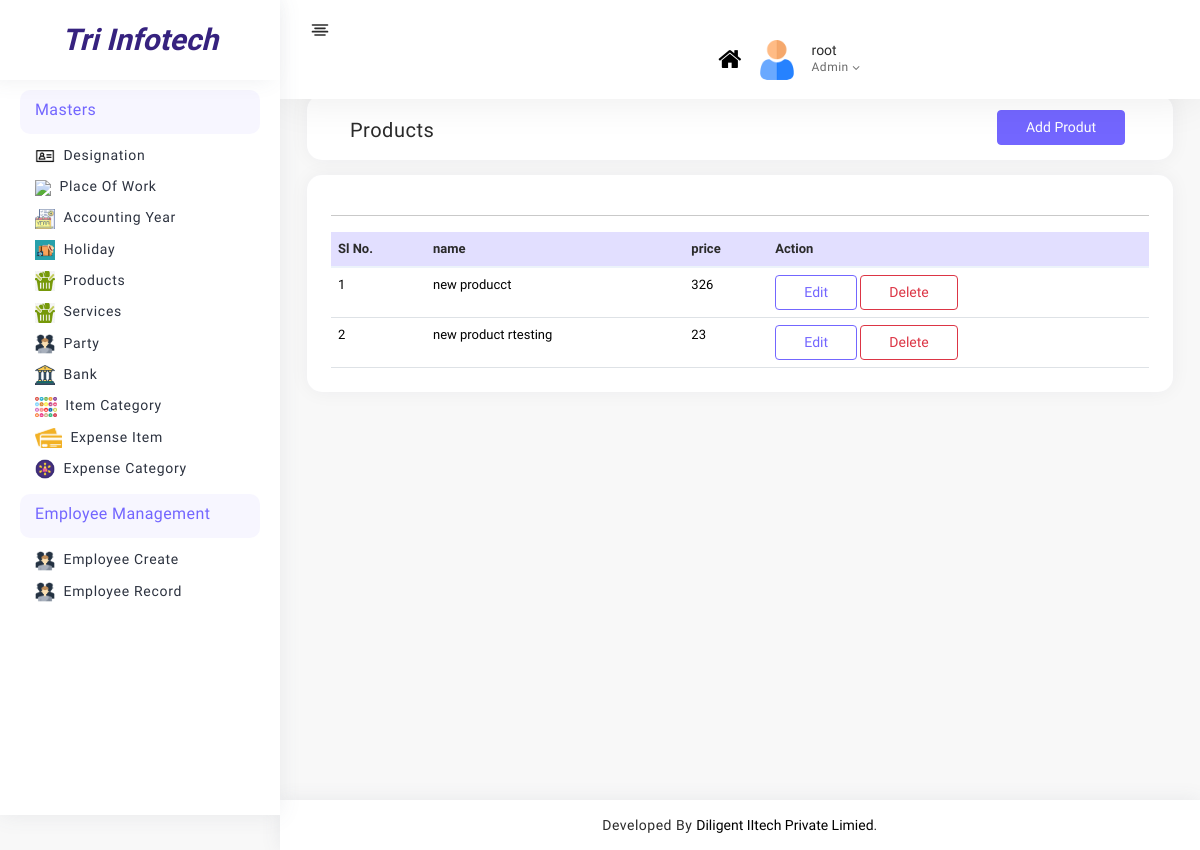
Screenshot of /admin_panel/products/ (signed in) with the database file from the repository.
### admin_panel/models.py (models this page shows, shortened)
class Product(models.Model):
    taxTypes = (
        ('withTax','with Tax'),
        ('withoutTax','without Tax'),
    )
    name = models.CharField(max_length=100)
    category = models.ForeignKey("Category",on_delete=models.CASCADE)
    hsn_code = models.IntegerField()
    product_code = models.CharField(max_length=100)
    sale_price = models.CharField(max_length=100)
    sale_price_type = models.CharField(choices=taxTypes ,max_length=50)
    purchase_price = models.CharField(max_length=100)
    purchase_price_type = models.CharField(choices=taxTypes ,max_length=50)
    purchase_price_tax_rate = models.CharField(choices=gstStatic,max_length=20,null=True,blank=True)
    sale_price_tax_rate = models.CharField(choices=gstStatic,max_length=20,null=True,blank=True)
    opening_stock = models.CharField(max_length=100)
    price_per_unit = models.CharField(max_length=100)
    date = models.DateField(auto_now=False, auto_now_add=False)
    minimum_stock_quantity = models.IntegerField()
    unit = models.IntegerField()

### admin_panel/views.py (the view)
# urls.py: path("products/",views.products,name="products"),
def products(request):
    if request.user.is_staff:
        products = Product.objects.all().order_by("-id")
        return render(request,"masters/arp_items/products.html",{"products":products})
    else:
        return redirect("login")

### admin_panel/templates/masters/arp_items/products.html (shortened to what this page needs)
{% extends 'base.html' %}
{% load static %}
{% block content %}
<div class="page-body">
    <form>
        <div class="container-fluid">
            <div class="card p-3 py-2 project-list">
                <div class="row">
                    <div class="col-md-6">
                        <h5 class="mb-0 mt-2">Products</h5>
                    </div>
                    <div class="col-md-6">
                        <a class="btn btn-primary" href="{% url 'product_add' %}">Add Produt</a>
                    </div>
                </div>
            </div>
            <div class="card rs-mt-10 rs-br-0">
                <div class="card-body p-4 rs-p-0">
                    <div class="">
                        <table class="table rs_table">
                            <thead>
                                <tr>
                                    <th class="rs-w-5"><span class="hidden-xs">Sl No.</span></th>
                                    <th>name</th>
                                    <th>price</th>
                                    <th class="rs-text-right">Action</th>
                                </tr>
                            </thead>
                            <tbody>
                                {% for product in products %}
                                <tr>
                                    <td class="rs-pr-0">
                                        <span >{{ forloop.counter}}</span>
                                    </td>
                                    <td>{{ product.name}}</td>
                                    <td>{{ product.price_per_unit}}</td>
                                    <td class="rs-text-right"><a href="{% url 'product_edit' product.id %}"
                                            class="btn btn-outline-primary">Edit</a>
                                            <a type="button" class="btn btn-outline-danger" data-toggle="modal"
                                            data-target="#exampleModal-{{forloop.counter}}">
                                            Delete
                                    </a>
                                    </td>
                                </tr>
                                {% endfor %}
                                <hr>
                            </tbody>
                        </table>
                    </div>
                </div>
            </div>
        </div>
    </form>
</div>
{% endblock content %}

### admin_panel/templates/base.html (shortened to what this page needs)
{% load static %}
<!DOCTYPE html>
<html lang="en">
<head>
   <link rel="stylesheet" type="text/css" href="{% static 'css/font_awesome/css/font-awesome.min.css' %} ">
   <link rel="stylesheet" type="text/css" href="{% static 'css/scrollbar.css' %} ">
   <link rel="stylesheet" type="text/css" href="{% static 'css/bootstrap.css' %} ">
   <link rel="stylesheet" type="text/css" href="{% static 'css/style.css' %} ">
   <link rel="stylesheet" type="text/css" href="{% static 'css/my_css.css' %} ">
   <link rel="stylesheet" type="text/css" href="{% static 'css/responsive.css' %} ">
   <link rel="stylesheet" type="text/css" href="{% static 'css/my_responsive.css' %} ">
</head>
<body>
   <div class="page-wrapper null compact-wrapper" id="pageWrapper">
      <div class="page-header">
         <div class="header-wrapper row m-0">
            <div class="header-logo-wrapper col-auto p-0">
               <div class="toggle-sidebar" checked="checked">
               </div>
            </div>
            <div class="nav-right col-8 pull-right right-header p-0">
               <ul class="nav-menus">
                  <li>
                     <a href="{% url 'index' %}">
                        <div><i class="fa fa-home rs-f-20" style="font-size:25px;"> </i></div>
                     </a>
                  </li>
                  <li class="profile-nav onhover-dropdown p-0 me-0">
                     <div class="media profile-media">
                        <img class="b-r-10 img-40" src="{% static 'images/user.png' %} " alt="">
                        <div class="media-body">
                           <span>{{user.username}}</span>
                           <p class="mb-0 font-roboto">Admin <i class="middle fa fa-angle-down"></i></p>
                        </div>
                     </div>
                  </li>
               </ul>
            </div>
         </div>
      </div>
      <div class="page-body-wrapper">
         <div class="sidebar-wrapper">
            <div>
               <div class="logo-wrapper">
                  <a href="" data-bs-original-title="Tri Infotech" title=""
                     style="font-family: 'Bad Script', cursive;color:#36227f;font-weight: bold;font-size: 30px;font-style: italic;line-height: 60px;">Tri Infotech</a>
               </div>
               <nav class="sidebar-main">
                  <div>
                     <ul class="sidebar-links">
                        <div class="simplebar-wrapper" style="margin: 0px;">
                           <div class="simplebar-mask">
                              <div class="simplebar-offset" style="right: 0px; bottom: 0px;">
                                 <div class="simplebar-content-wrapper" style="height: 100%; overflow: hidden scroll;">
                                    <div class="simplebar-content" style="padding: 0px;">
                                       <li class="sidebar-main-title">
                                          <div>
                                             <h6>Masters</h6>
                                          </div>
                                       </li>
                                       <li>
                                          <a href="{% url 'designation' %} " data-bs-original-title="" class="d-block">
                                             <img src="{% static 'images/designation.png' %} "
                                                style="height:20px;margin-right:5px;">
                                             <span>Designation</span>
                                          </a>
                                       </li>
                                       <li>
                                          <a href="{% url 'place' %} " data-bs-original-title="" class="d-block">
                                             <img src="{% static 'images/place.png' %} "
                                                style="height:20px;margin-right:5px;">
                                             <span>Place of Work</span>
                                          </a>
                                       </li>
                                       <li>
                                          <a href="{% url 'accounting_year' %} " data-bs-original-title="" class="d-block">
                                             <img src="{% static 'images/financial_year.jpg' %} "
                                                style="height:20px;margin-right:5px;">
                                             <span>Accounting Year</span>
                                          </a>
                                       </li>
                                       <li>
                                          <a href="{% url 'holiday' %} " data-bs-original-title="" class="d-block">
                                             <img src="{% static 'images/holiday.jpg' %} "
                                                style="height:20px;margin-right:5px;">
                                             <span>Holiday</span>
                                          </a>
                                       </li>
                                       <li>
                                          <a href="{% url 'products' %} " data-bs-original-title="" class="d-block">
                                             <img src="{% static 'images/items.png' %} "
                                                style="height:20px;margin-right:5px;">
                                             <span>Products</span>
                                          </a>
                                       </li>
                                       <li>
                                          <a href="{% url 'services' %} " data-bs-original-title="" class="d-block">
                                             <img src="{% static 'images/items.png' %} "
                                                style="height:20px;margin-right:5px;">
                                             <span>Services</span>
                                          </a>
                                       </li>
                                       <li>
                                          <a href="{% url 'arp_party' %} " data-bs-original-title="" class="d-block">
                                             <img src="{% static 'images/people.png' %} "
                                                style="height:20px;margin-right:5px;">
                                             <span>Party</span>
                                          </a>
                                       </li>
                                       <li>
                                          <a href="{% url 'bank_list' %} " data-bs-original-title="" class="d-block">
                                             <img src="{% static 'images/bank.png' %} "
                                                style="height:20px;margin-right:5px;">
                                             <span>Bank</span>
                                          </a>
                                       </li>
                                       <li>
                                          <a href="{% url 'item_category' %}" data-bs-original-title="" class="d-block">
                                             <img src="{% static 'images/item_category.png' %} "
                                                style="height:20px;margin-right:5px;">
                                             <span>Item Category</span>
                                          </a>
                                       </li>
                                       <li>
                                          <a href="{% url 'expense_item' %}" data-bs-original-title="" class="d-block">
                                             <img src="{% static 'images/expense_item.png' %} "
                                                style="height:20px;margin-right:5px;">
                                             <span>Expense Item</span>
                                          </a>
                                       </li>
                                       <li>
                                          <a href="{% url 'expense_category' %}" data-bs-original-title=""
                                             class="d-block">
                                             <img src="{% static 'images/expense category.png' %} "
                                                style="height:20px;margin-right:5px;">
                                             <span>Expense Category</span>
                                          </a>
                                       </li>
                                       <li class="sidebar-main-title">
                                          <div>
                                             <h6>Employee Management</h6>
                                          </div>
                                       </li>
                                       <li>
                                          <a href="{% url 'create_emp' %}" data-bs-original-title=""
                                             class="d-block">
                                             <img src="{% static 'images/people.png' %} "
                                                style="height:20px;margin-right:5px;">
                                             <span>Employee Create</span>
                                          </a>
                                       </li>
                                       <li>
                                          <a href="{% url 'show_emp' %}" data-bs-original-title=""
                                             class="d-block">
                                             <img src="{% static 'images/people.png' %} "
                                                style="height:20px;margin-right:5px;">
                                             <span>Employee Record</span>
                                          </a>
                                       </li>
                                    </div>
                                 </div>
                              </div>
                           </div>
                        </div>
                     </ul>
                  </div>
               </nav>
            </div>
         </div>
         {% block content %}
         {% endblock content %}
         <footer class="footer">
            <div class="container-fluid">
               <div class="row">
                  <div class="col-md-12 footer-copyright text-center">
                     <p class="mb-0">Developed By <a href="">Diligent IItech Private
                           Limied</a>.</p>
                  </div>
               </div>
            </div>
         </footer>
      </div>
   </div>

### admin_panel/static/css/scrollbar.css (style rules this page uses)
.simplebar-wrapper { overflow:hidden;width:inherit;height:inherit;max-width:inherit;max-height:inherit }
.simplebar-mask { direction:inherit;position:absolute;overflow:hidden;padding:0;margin:0;left:0;top:0;bottom:0;right:0;width:auto !important;height:auto !important;z-index:0 }
.simplebar-offset { direction:inherit !important;-webkit-box-sizing:inherit !important;box-sizing:inherit !important;resize:none !important;position:absolute;top:0;left:0;bottom:0;right:0;padding:0;margin:0;-webkit-overflow-scrolling:touch }
.simplebar-content-wrapper { direction:inherit;-webkit-box-sizing:border-box !important;box-sizing:border-box !important;position:relative;display:block;height:100%;width:auto;max-width:100%;max-height:100%;scrollbar-width:none;-ms-overflow-style:none;padding-bottom:30px }
.simplebar-content:before,.simplebar-content:after { content:' ';display:table }

### admin_panel/static/css/my_css.css (style rules this page uses)
table.table th { background: #e2dfff!important;font-weight:bold; }
* a { letter-spacing: 0; }
th, td { font-size: 13px; }

### admin_panel/static/css/responsive.css (style rules this page uses)
@media only screen and (max-width: 1366px) and (min-width: 1200px) { .page-wrapper.compact-wrapper .page-header .header-wrapper .nav-right { -webkit-box-flex:0;-ms-flex:0 0 64%;flex:0 0 64%;max-width:64% } }

### admin_panel/templates/base.html (style rules this page uses)
body { font-family: 'Anek Gujarati', sans-serif; }
th, td { letter-spacing: 0; }
body { background: #f8f8f8; }

### admin_panel/templates/masters/arp_items/products.html (style rules this page uses)
.py-2 { padding-top: 0rem !important; padding-bottom: 0rem !important; }

### rows the page displays
Product: name "new producct", price_per_unit "326"
Product: name "new product rtesting", price_per_unit "23"

### other values shown
{{ user.username }} "root"
